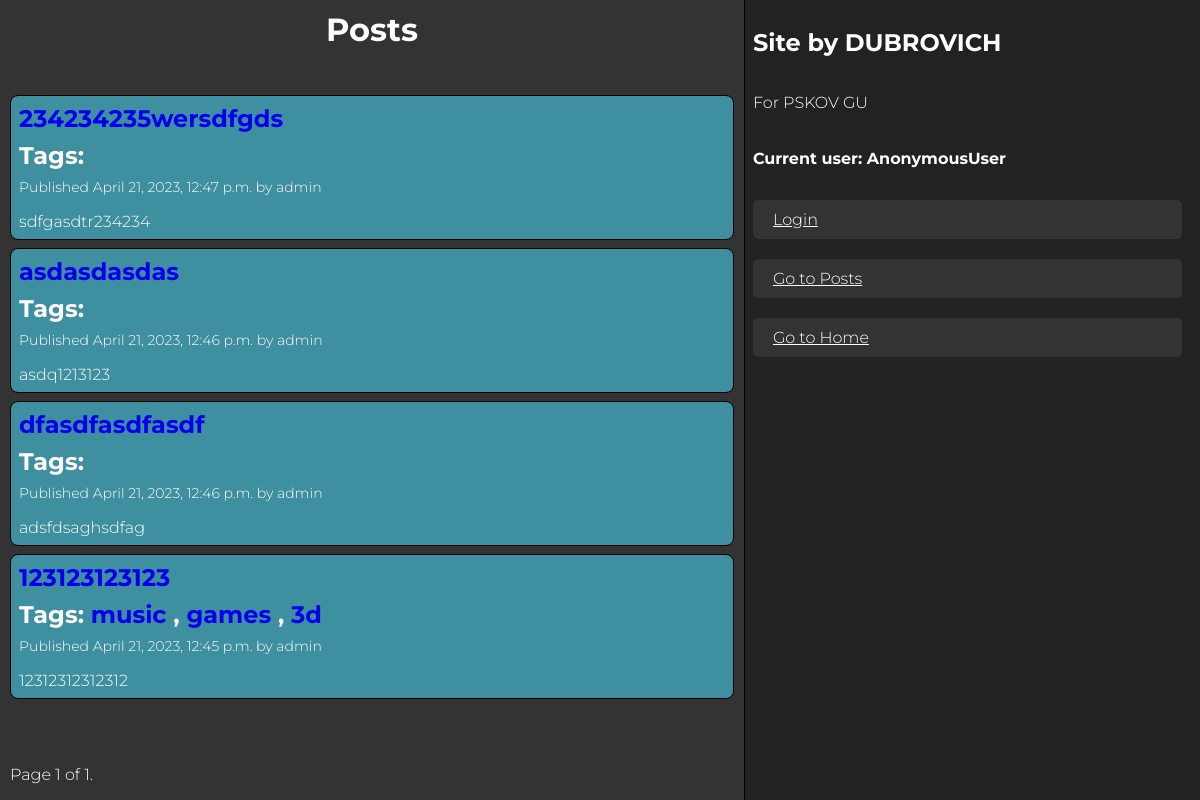
Screenshot of /blog/ with the database file from the repository.
### blog/models.py (models this page shows, shortened)
class Post(models.Model):
    class PostStatus(models.TextChoices):
        DRAFT = "draft", _('Draft')
        PUBLISHED = "published", _('Published')
    tags = TaggableManager()
    title = models.CharField(max_length=250)
    slug = models.SlugField(max_length=250, unique_for_date='publish')
    author = models.ForeignKey(settings.AUTH_USER_MODEL, on_delete=models.CASCADE)
    body = models.TextField()
    publish = models.DateTimeField(default=timezone.now)
    created = models.DateTimeField(auto_now_add=True)
    updated = models.DateTimeField(auto_now=True)
    status = models.CharField(max_length=10, choices=PostStatus.choices, default=PostStatus.DRAFT)
    class Meta:
        ordering = ('-publish',)
    def get_absolute_url(self):
        return reverse('blog:post_detail',
                       args=[self.publish.year,
                             self.publish.strftime('%m'),
                             self.publish.strftime('%d'),
                             self.slug])

### users/models.py (models this page shows)
class User(AbstractUser):
    pass

### blog/views.py (the view)
# urls.py: path('', views.post_list, name='post_list'),
def post_list(request, tag_slug=None):
    object_list = Post.objects.filter(status=Post.PostStatus.PUBLISHED)
    tag = None
    if tag_slug:
        tag = get_object_or_404(Tag, slug=tag_slug)
        object_list = object_list.filter(tags__in=[tag])
    paginator = Paginator(object_list, 5)
    page = request.GET.get('page')
    try:
        posts = paginator.page(page)
    except PageNotAnInteger:
        posts = paginator.page(1)
    except EmptyPage:
        posts = paginator.page(paginator.num_pages)
    return render(request, 'blog/post/list.html', {'page': page,
                                                   'posts': posts,
                                                   'tag': tag})

### blog/templates/blog/post/list.html (shortened to what this page needs)
{% extends "blog/base.html" %}
{% block content %}
    <h1>Posts</h1>
    <div class="posts">
        {% for post in posts %}
            <div class="postcard">
            <h2>
                <a href="{{ post.get_absolute_url }}">{{ post.title }}</a>
                <p class="tags">
                    Tags:
                    {% for tag in post.tags.all %}
                        <a href="{% url "blog:post_list_by_tag" tag.slug %}">
                            {{ tag.name }}
                        </a>
                        {% if not forloop.last %}, {% endif %}
                    {% endfor %}
                </p>
            </h2>
            <p class="date">
                    Published {{ post.publish }} by {{ post.author }}
            </p>
            {{ post.body|truncatewords:30|linebreaks }}
            </div>
        {% endfor %}
    </div>
    {% include "blog/pagination.html" with page=posts %}
{% endblock %}

### blog/static/css/blog.css (style rules this page uses)
*, *::before, *::after { box-sizing: border-box; position: relative; }
body { display: grid; grid-template-columns: 0.8fr auto; margin: 0; padding: 0; min-height: 100vh; background-color: #333; color: #fff; font-family: 'Montserrat', sans-serif; font-weight: 300; }
.posts { display: flex; flex-direction: column; gap: 8px; background-color: #333; }
.posts .postcard { display: flex; flex-direction: column; color:#fff; background-color: #3e8fa0; padding: 8px; border: 1px solid #000; border-radius: 8px; gap: 8px; }
.posts .postcard * { margin: 0; padding: 0; }
.posts .postcard h2 a { text-decoration: none; }
.posts .postcard p.date { color: #fff; font-size: 14px; }
.posts .postcard p:last-child { margin-top: 8px; }
h1 { margin: 0 auto; }
h2 { margin-top: 20px; margin-bottom: 20px; }

### rows the page displays
Post: title "234234235wersdfgds", publish "April 21, 2023, 12:47 p.m.", author "admin", body "sdfgasdtr234234"
Post: title "asdasdasdas", publish "April 21, 2023, 12:46 p.m.", author "admin", body "asdq1213123"
Post: title "dfasdfasdfasdf", publish "April 21, 2023, 12:46 p.m.", author "admin", body "adsfdsaghsdfag"
Post: title "123123123123", publish "April 21, 2023, 12:45 p.m.", author "admin", body "12312312312312"
Tag: name "music"
Tag: name "games"
Tag: name "3d"

### other values shown
{{ page.number }} "1"
{{ page.paginator.num_pages }} "1"
{{ user }} "AnonymousUser"
